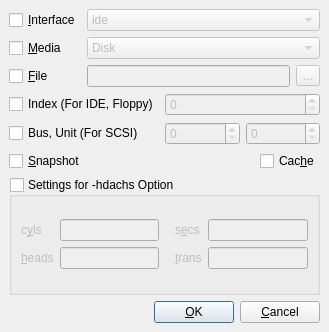
<ui version="4.0" >
 <author>Andrey Rijov</author>
 <class>Add_New_Device_Window</class>
 <widget class="QDialog" name="Add_New_Device_Window" >
  <property name="geometry" >
   <rect>
    <x>0</x>
    <y>0</y>
    <width>329</width>
    <height>332</height>
   </rect>
  </property>
  <property name="windowTitle" >
   <string>New Storage Device</string>
  </property>
  <layout class="QGridLayout" >
   <property name="margin" >
    <number>9</number>
   </property>
   <property name="spacing" >
    <number>6</number>
   </property>
   <item row="1" column="0" colspan="3" >
    <layout class="QGridLayout" >
     <property name="margin" >
      <number>0</number>
     </property>
     <property name="spacing" >
      <number>6</number>
     </property>
     <item row="1" column="0" >
      <widget class="QCheckBox" name="CH_Bus_Unit" >
       <property name="text" >
        <string>Bus, Unit (For SCSI)</string>
       </property>
      </widget>
     </item>
     <item row="0" column="1" colspan="2" >
      <widget class="QSpinBox" name="SB_Index" >
       <property name="enabled" >
        <bool>false</bool>
       </property>
      </widget>
     </item>
     <item row="1" column="2" >
      <widget class="QSpinBox" name="SB_Unit" >
       <property name="enabled" >
        <bool>false</bool>
       </property>
      </widget>
     </item>
     <item row="1" column="1" >
      <widget class="QSpinBox" name="SB_Bus" >
       <property name="enabled" >
        <bool>false</bool>
       </property>
      </widget>
     </item>
     <item row="0" column="0" >
      <widget class="QCheckBox" name="CH_Index" >
       <property name="text" >
        <string>Index (For IDE, Floppy)</string>
       </property>
      </widget>
     </item>
    </layout>
   </item>
   <item row="2" column="0" >
    <widget class="QCheckBox" name="CH_Snapshot" >
     <property name="text" >
      <string>&amp;Snapshot</string>
     </property>
    </widget>
   </item>
   <item row="4" column="0" colspan="3" >
    <layout class="QHBoxLayout" >
     <property name="margin" >
      <number>0</number>
     </property>
     <property name="spacing" >
      <number>6</number>
     </property>
     <item>
      <spacer>
       <property name="orientation" >
        <enum>Qt::Horizontal</enum>
       </property>
       <property name="sizeHint" >
        <size>
         <width>40</width>
         <height>20</height>
        </size>
       </property>
      </spacer>
     </item>
     <item>
      <widget class="QPushButton" name="Button_OK" >
       <property name="text" >
        <string>&amp;OK</string>
       </property>
      </widget>
     </item>
     <item>
      <widget class="QPushButton" name="Button_Cancel" >
       <property name="text" >
        <string>&amp;Cancel</string>
       </property>
      </widget>
     </item>
    </layout>
   </item>
   <item row="2" column="2" >
    <widget class="QCheckBox" name="CH_Cache" >
     <property name="text" >
      <string>Cac&amp;he</string>
     </property>
    </widget>
   </item>
   <item row="0" column="0" colspan="3" >
    <layout class="QGridLayout" >
     <property name="margin" >
      <number>0</number>
     </property>
     <property name="spacing" >
      <number>6</number>
     </property>
     <item row="1" column="1" colspan="2" >
      <widget class="QComboBox" name="CB_Media" >
       <property name="enabled" >
        <bool>false</bool>
       </property>
       <item>
        <property name="text" >
         <string>Disk</string>
        </property>
       </item>
       <item>
        <property name="text" >
         <string>CD-ROM</string>
        </property>
       </item>
      </widget>
     </item>
     <item row="0" column="1" colspan="2" >
      <widget class="QComboBox" name="CB_Interface" >
       <property name="enabled" >
        <bool>false</bool>
       </property>
       <item>
        <property name="text" >
         <string>ide</string>
        </property>
       </item>
       <item>
        <property name="text" >
         <string>scsi</string>
        </property>
       </item>
       <item>
        <property name="text" >
         <string>sd</string>
        </property>
       </item>
       <item>
        <property name="text" >
         <string>mtd</string>
        </property>
       </item>
       <item>
        <property name="text" >
         <string>floppy</string>
        </property>
       </item>
       <item>
        <property name="text" >
         <string>pflash</string>
        </property>
       </item>
      </widget>
     </item>
     <item row="2" column="1" >
      <widget class="QLineEdit" name="Edit_File_Path" >
       <property name="enabled" >
        <bool>false</bool>
       </property>
      </widget>
     </item>
     <item row="2" column="2" >
      <widget class="QToolButton" name="TB_File_Path_Browse" >
       <property name="enabled" >
        <bool>false</bool>
       </property>
       <property name="text" >
        <string>...</string>
       </property>
      </widget>
     </item>
     <item row="1" column="0" >
      <widget class="QCheckBox" name="CH_Media" >
       <property name="text" >
        <string>&amp;Media</string>
       </property>
      </widget>
     </item>
     <item row="2" column="0" >
      <widget class="QCheckBox" name="CH_File" >
       <property name="text" >
        <string>&amp;File</string>
       </property>
      </widget>
     </item>
     <item row="0" column="0" >
      <widget class="QCheckBox" name="CH_Interface" >
       <property name="text" >
        <string>&amp;Interface</string>
       </property>
      </widget>
     </item>
    </layout>
   </item>
   <item row="2" column="1" >
    <spacer>
     <property name="orientation" >
      <enum>Qt::Horizontal</enum>
     </property>
     <property name="sizeHint" >
      <size>
       <width>40</width>
       <height>20</height>
      </size>
     </property>
    </spacer>
   </item>
   <item row="3" column="0" colspan="3" >
    <widget class="QGroupBox" name="GB_hdachs_Settings" >
     <property name="title" >
      <string>Settings for -hdachs Option</string>
     </property>
     <property name="checkable" >
      <bool>true</bool>
     </property>
     <property name="checked" >
      <bool>false</bool>
     </property>
     <layout class="QGridLayout" >
      <property name="margin" >
       <number>9</number>
      </property>
      <property name="spacing" >
       <number>6</number>
      </property>
      <item row="0" column="1" >
       <spacer>
        <property name="orientation" >
         <enum>Qt::Horizontal</enum>
        </property>
        <property name="sizeType" >
         <enum>QSizePolicy::Fixed</enum>
        </property>
        <property name="sizeHint" >
         <size>
          <width>10</width>
          <height>20</height>
         </size>
        </property>
       </spacer>
      </item>
      <item row="0" column="2" >
       <layout class="QGridLayout" >
        <property name="margin" >
         <number>0</number>
        </property>
        <property name="spacing" >
         <number>6</number>
        </property>
        <item row="1" column="1" >
         <widget class="QLineEdit" name="Edit_Trans" />
        </item>
        <item row="0" column="1" >
         <widget class="QLineEdit" name="Edit_Secs" />
        </item>
        <item row="0" column="0" >
         <widget class="QLabel" name="Label_Secs" >
          <property name="text" >
           <string>s&amp;ecs</string>
          </property>
          <property name="buddy" >
           <cstring>Edit_Secs</cstring>
          </property>
         </widget>
        </item>
        <item row="1" column="0" >
         <widget class="QLabel" name="Label_Trans" >
          <property name="text" >
           <string>&amp;trans</string>
          </property>
          <property name="buddy" >
           <cstring>Edit_Trans</cstring>
          </property>
         </widget>
        </item>
       </layout>
      </item>
      <item row="0" column="0" >
       <layout class="QGridLayout" >
        <property name="margin" >
         <number>0</number>
        </property>
        <property name="spacing" >
         <number>6</number>
        </property>
        <item row="0" column="0" >
         <widget class="QLabel" name="Label_Cyls" >
          <property name="text" >
           <string>c&amp;yls</string>
          </property>
          <property name="buddy" >
           <cstring>Edit_Cyls</cstring>
          </property>
         </widget>
        </item>
        <item row="0" column="1" >
         <widget class="QLineEdit" name="Edit_Cyls" />
        </item>
        <item row="1" column="0" >
         <widget class="QLabel" name="Label_Heads" >
          <property name="text" >
           <string>&amp;heads</string>
          </property>
          <property name="buddy" >
           <cstring>Edit_Heads</cstring>
          </property>
         </widget>
        </item>
        <item row="1" column="1" >
         <widget class="QLineEdit" name="Edit_Heads" />
        </item>
       </layout>
      </item>
     </layout>
    </widget>
   </item>
  </layout>
 </widget>
 <tabstops>
  <tabstop>CH_Interface</tabstop>
  <tabstop>CB_Interface</tabstop>
  <tabstop>CH_Media</tabstop>
  <tabstop>CB_Media</tabstop>
  <tabstop>CH_File</tabstop>
  <tabstop>Edit_File_Path</tabstop>
  <tabstop>TB_File_Path_Browse</tabstop>
  <tabstop>CH_Index</tabstop>
  <tabstop>SB_Index</tabstop>
  <tabstop>CH_Bus_Unit</tabstop>
  <tabstop>SB_Bus</tabstop>
  <tabstop>SB_Unit</tabstop>
  <tabstop>CH_Snapshot</tabstop>
  <tabstop>CH_Cache</tabstop>
  <tabstop>Edit_Cyls</tabstop>
  <tabstop>Edit_Heads</tabstop>
  <tabstop>Edit_Secs</tabstop>
  <tabstop>Edit_Trans</tabstop>
  <tabstop>Button_OK</tabstop>
  <tabstop>Button_Cancel</tabstop>
 </tabstops>
 <resources/>
 <connections>
  <connection>
   <sender>Button_Cancel</sender>
   <signal>clicked()</signal>
   <receiver>Add_New_Device_Window</receiver>
   <slot>reject()</slot>
   <hints>
    <hint type="sourcelabel" >
     <x>306</x>
     <y>321</y>
    </hint>
    <hint type="destinationlabel" >
     <x>316</x>
     <y>331</y>
    </hint>
   </hints>
  </connection>
  <connection>
   <sender>CH_Interface</sender>
   <signal>toggled(bool)</signal>
   <receiver>CB_Interface</receiver>
   <slot>setEnabled(bool)</slot>
   <hints>
    <hint type="sourcelabel" >
     <x>57</x>
     <y>19</y>
    </hint>
    <hint type="destinationlabel" >
     <x>258</x>
     <y>14</y>
    </hint>
   </hints>
  </connection>
  <connection>
   <sender>CH_Media</sender>
   <signal>toggled(bool)</signal>
   <receiver>CB_Media</receiver>
   <slot>setEnabled(bool)</slot>
   <hints>
    <hint type="sourcelabel" >
     <x>54</x>
     <y>47</y>
    </hint>
    <hint type="destinationlabel" >
     <x>259</x>
     <y>50</y>
    </hint>
   </hints>
  </connection>
  <connection>
   <sender>CH_File</sender>
   <signal>toggled(bool)</signal>
   <receiver>Edit_File_Path</receiver>
   <slot>setEnabled(bool)</slot>
   <hints>
    <hint type="sourcelabel" >
     <x>40</x>
     <y>82</y>
    </hint>
    <hint type="destinationlabel" >
     <x>160</x>
     <y>83</y>
    </hint>
   </hints>
  </connection>
  <connection>
   <sender>CH_File</sender>
   <signal>toggled(bool)</signal>
   <receiver>TB_File_Path_Browse</receiver>
   <slot>setEnabled(bool)</slot>
   <hints>
    <hint type="sourcelabel" >
     <x>77</x>
     <y>88</y>
    </hint>
    <hint type="destinationlabel" >
     <x>298</x>
     <y>79</y>
    </hint>
   </hints>
  </connection>
  <connection>
   <sender>CH_Index</sender>
   <signal>toggled(bool)</signal>
   <receiver>SB_Index</receiver>
   <slot>setEnabled(bool)</slot>
   <hints>
    <hint type="sourcelabel" >
     <x>107</x>
     <y>108</y>
    </hint>
    <hint type="destinationlabel" >
     <x>223</x>
     <y>113</y>
    </hint>
   </hints>
  </connection>
  <connection>
   <sender>CH_Bus_Unit</sender>
   <signal>toggled(bool)</signal>
   <receiver>SB_Bus</receiver>
   <slot>setEnabled(bool)</slot>
   <hints>
    <hint type="sourcelabel" >
     <x>105</x>
     <y>142</y>
    </hint>
    <hint type="destinationlabel" >
     <x>209</x>
     <y>138</y>
    </hint>
   </hints>
  </connection>
  <connection>
   <sender>CH_Bus_Unit</sender>
   <signal>toggled(bool)</signal>
   <receiver>SB_Unit</receiver>
   <slot>setEnabled(bool)</slot>
   <hints>
    <hint type="sourcelabel" >
     <x>64</x>
     <y>146</y>
    </hint>
    <hint type="destinationlabel" >
     <x>278</x>
     <y>153</y>
    </hint>
   </hints>
  </connection>
 </connections>
</ui>
